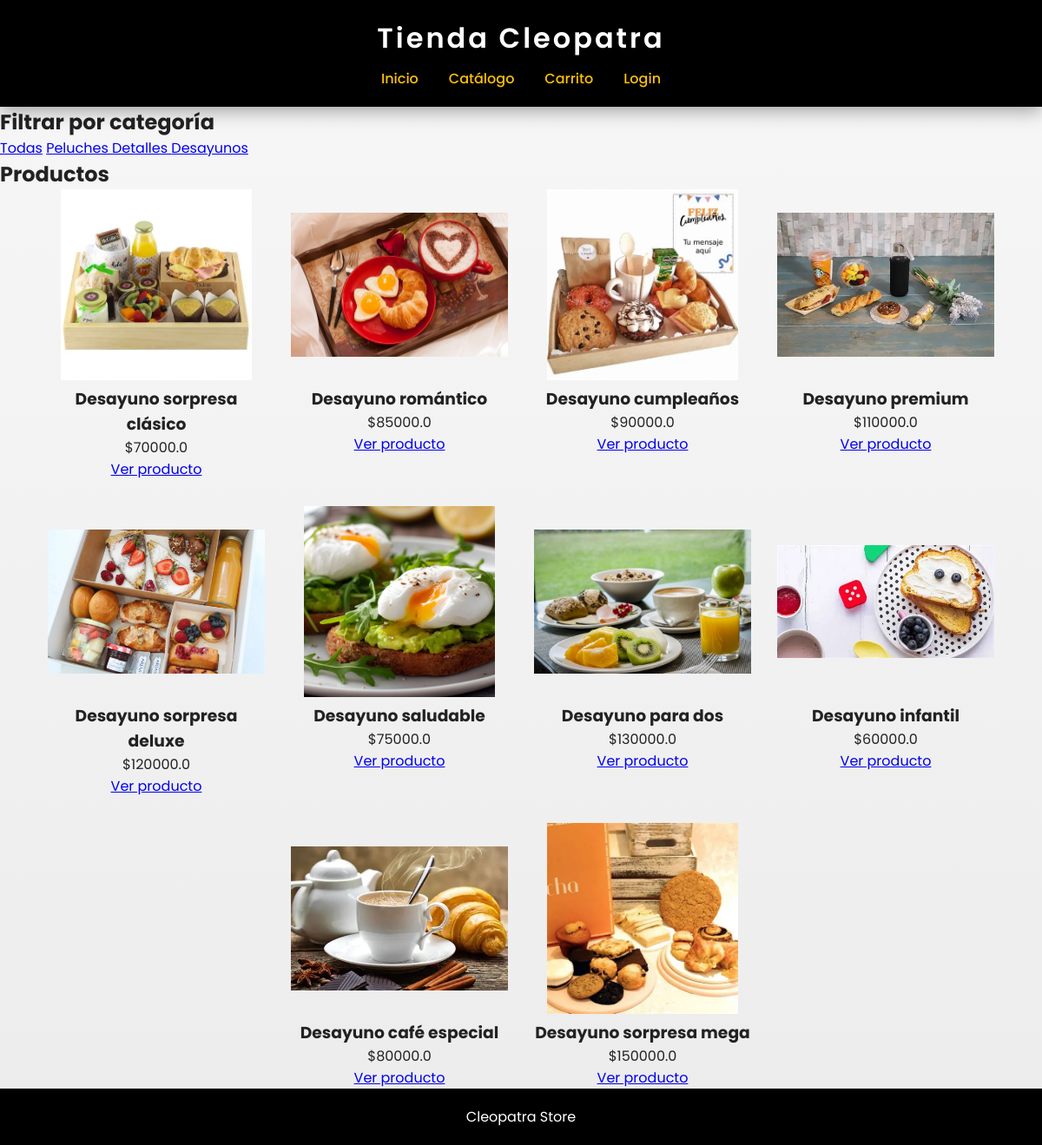
The app's page /catalogo?categoria=3 with its own data.
### tables this page shows
CREATE TABLE categorias (
        id_categoria INTEGER PRIMARY KEY AUTOINCREMENT,
        nombre TEXT NOT NULL
    );

CREATE TABLE productos (
        id_producto INTEGER PRIMARY KEY AUTOINCREMENT,
        nombre TEXT NOT NULL,
        descripcion TEXT,
        precio REAL NOT NULL,
        id_categoria INTEGER, imagen BLOB,
        FOREIGN KEY (id_categoria) REFERENCES categorias(id_categoria)
    );

### app.py (the view)
@app.route("/catalogo")
def catalogo():
    conn = get_db()
    categoria = request.args.get("categoria")
    if categoria:
        productos = conn.execute(
            "SELECT * FROM productos WHERE id_categoria=?",
            (categoria,)
        ).fetchall()
    else:
        productos = conn.execute(
            "SELECT * FROM productos"
        ).fetchall()
    categorias = conn.execute("SELECT * FROM categorias").fetchall()
    conn.close()
    return render_template(
        "publico/catalogo.html",
        productos=productos,
        categorias=categorias
    )

### app.py (called while the page is built)
def get_db():
    conn = sqlite3.connect(DATABASE)
    conn.row_factory = sqlite3.Row
    return conn

### templates/publico/catalogo.html (shortened to what this page needs)
<!DOCTYPE html>
<html lang="es">
<head>
    <link rel="stylesheet" href="{{ url_for('static', filename='css/styles.css') }}">
</head>
<body>
<header>
    <h1>Tienda Cleopatra</h1>
    <nav>
        <a href="{{ url_for('home') }}">Inicio</a>
        <a href="{{ url_for('catalogo') }}">Catálogo</a>
        <a href="{{ url_for('carrito') }}">Carrito</a>
        {% if session.get('usuario_id') %}
            <span>Hola {{ session.get('nombre') }}</span>
            <a href="{{ url_for('mis_pedidos') }}">Mis pedidos</a>
            <a href="{{ url_for('logout') }}">Cerrar sesión</a>
        {% else %}
            <a href="{{ url_for('login') }}">Login</a>
        {% endif %}
    </nav>
</header>
<section class="filtro">
    <h2>Filtrar por categoría</h2>
    <a href="{{ url_for('catalogo') }}">Todas</a>
    {% for categoria in categorias %}
        <a href="{{ url_for('catalogo') }}?categoria={{ categoria.id_categoria }}">
            {{ categoria.nombre }}
        </a>
    {% endfor %}
</section>
<section class="catalogo">
    <h2>Productos</h2>
    <div class="grid-productos">
        {% for producto in productos %}
        <div class="producto">
            <img src="{{ url_for('static', filename='img/' + (producto.imagen or 'producto1.jpg')) }}" class="producto-img">
            <h3>{{ producto.nombre }}</h3>
            <p>${{ producto.precio }}</p>
            <a href="{{ url_for('producto', id=producto.id_producto) }}">
                Ver producto
            </a>
        </div>
        {% endfor %}
    </div>
</section>
<footer>
    <p>Cleopatra Store</p>
</footer>
</body>
</html>

### static/css/styles.css (style rules this page uses)
* { margin:0; padding:0; box-sizing:border-box; }
.grid-productos { display:flex; gap:30px; flex-wrap:wrap; justify-content:center; }
.producto { width:250px; text-align:center; }
.producto img { width:100%; height:220px; object-fit:contain; }
html,body { height:100%; }
body { font-family:'Poppins',sans-serif; background:linear-gradient(180deg,#f7f7f7,#ececec); color:#222; display:flex; flex-direction:column; min-height:100vh; animation:fadePage .6s ease; }
header { background:#000; color:#fff; padding:20px; box-shadow:0 5px 20px rgba(0,0,0,0.35); position:sticky; top:0; z-index:1000; }
header h1 { text-align:center; margin-bottom:10px; letter-spacing:3px; font-weight:600; }
nav { display:flex; justify-content:center; align-items:center; gap:35px; flex-wrap:wrap; }
nav a { color:#FFC107; text-decoration:none; font-weight:500; position:relative; transition:0.3s; }
nav a::after { content:''; width:0%; height:2px; background:#FFC107; position:absolute; bottom:-5px; left:0; transition:0.3s; }
footer { background:#000; color:#fff; text-align:center; padding:20px; margin-top:auto; width:100%; }

### records on screen
categorias: nombre "Peluches"
categorias: nombre "Detalles"
categorias: nombre "Desayunos"
productos: imagen (picture), nombre "Desayuno sorpresa clásico", precio "70000.0"
productos: imagen (picture), nombre "Desayuno romántico", precio "85000.0"
productos: imagen (picture), nombre "Desayuno cumpleaños", precio "90000.0"
productos: imagen (picture), nombre "Desayuno premium", precio "110000.0"
productos: imagen (picture), nombre "Desayuno sorpresa deluxe", precio "120000.0"
productos: imagen (picture), nombre "Desayuno saludable", precio "75000.0"
productos: imagen (picture), nombre "Desayuno para dos", precio "130000.0"
productos: imagen (picture), nombre "Desayuno infantil", precio "60000.0"
productos: imagen (picture), nombre "Desayuno café especial", precio "80000.0"
productos: imagen (picture), nombre "Desayuno sorpresa mega", precio "150000.0"
